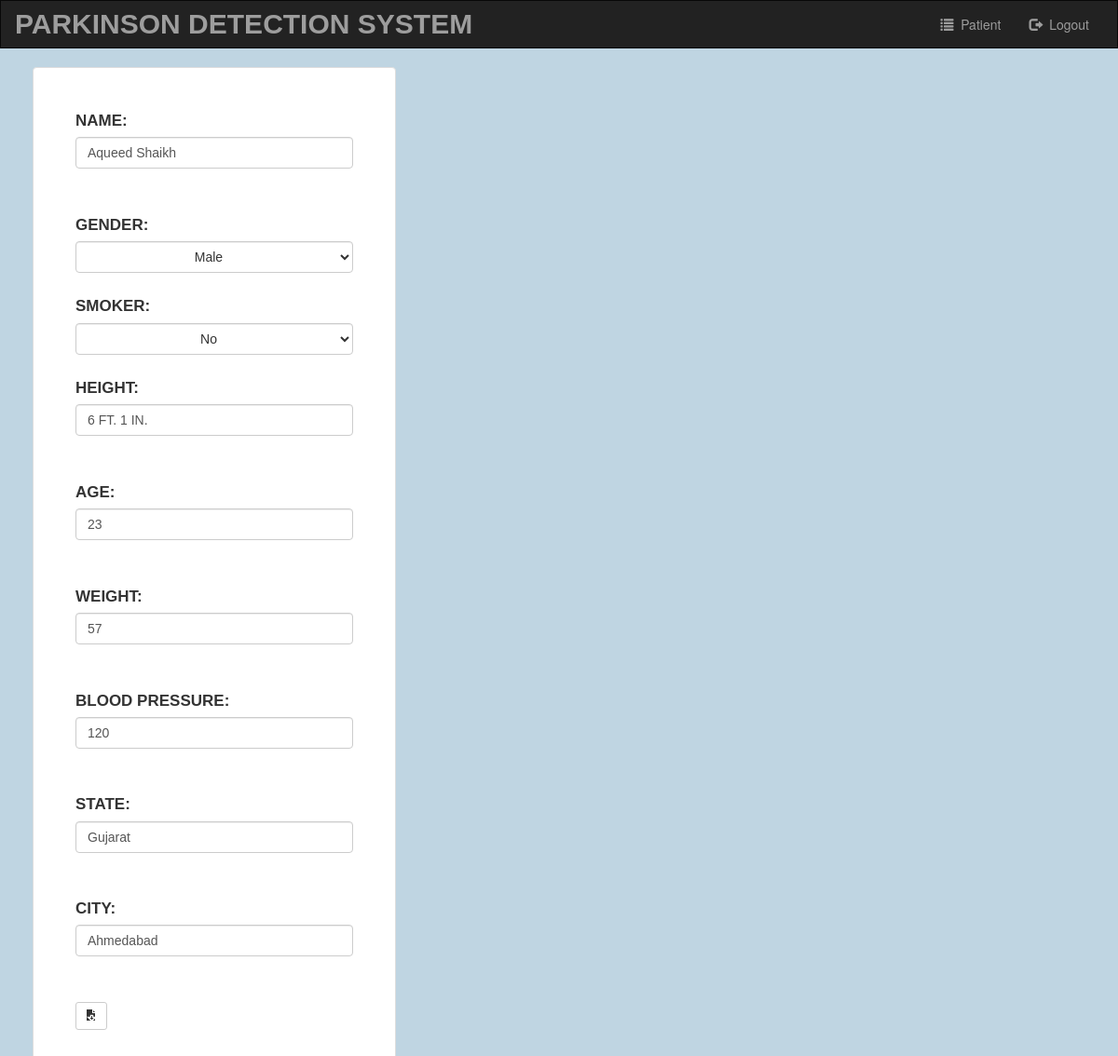
/account/patient-edit/26/, run on the app's committed database.
### account/models.py (models this page shows, shortened)
class PatientProfileModel(models.Model):
    name = models.CharField(max_length=100, error_messages={'required': 'Please Enter your name'}, default='')
    age = models.IntegerField(blank=True, default=0)
    gender = models.CharField(max_length=10, default='Male')
    smoker = models.CharField(max_length=10, default='No')
    height = models.CharField(max_length=20, default='0', help_text='5 ft. 6 in.')
    weight = models.IntegerField(error_messages={'required': 'Please Enter a numeric value'}, default=0, help_text='kg.')
    blood_pressure = models.IntegerField(error_messages={'required': 'Please Enter a numeric value'}, default=0)
    state = models.CharField(max_length=20, default='')
    city = models.CharField(max_length=20, default='')

### account/views.py (the view)
# urls.py: path('patient-edit/<int:patient_id>/', views.patient_edit, name="patient_edit"),
def patient_edit(request, patient_id):
    if request.method == 'POST':
        patient_data = get_object_or_404(PatientProfileModel, pk=patient_id)
        form = PatientProfileForm(request.POST, instance=patient_data)
        if form.is_valid():
            form.save()
            return redirect('account:patient_list')
    else:
        patient_data = get_object_or_404(PatientProfileModel, pk=patient_id)
        form = PatientProfileForm(instance=patient_data)
    return render(request, 'account/patient_edit.html', {'form': form})

### account/templates/account/patient_edit.html (shortened to what this page needs)
<!DOCTYPE html>
<html lang="en">
<head>
  {% load static %}
  <link rel="stylesheet" href="https://maxcdn.bootstrapcdn.com/bootstrap/3.3.6/css/bootstrap.min.css">
  <link rel="stylesheet" type="text/css" href="{% static 'account/style.css' %}"/>
</head>
<body>
<nav class="navbar navbar-inverse">
  <div class="container-fluid">
    <div class="navbar-header">
      <a class="navbar-brand" href="{% url 'index' %}">Parkinson Detection System</a>
    </div>
    <div class="collapse navbar-collapse" id="topNavBar">
      <ul class="nav navbar-nav navbar-right">
        <li>
          <a href="{% url 'account:patient_list' %}">
            <span class="glyphicon glyphicon-list" aria-hidden="true"></span>&nbsp; Patient
          </a>
        </li>
        <li>
          <a href="{% url 'account:logout_user' %}">
            <span class="glyphicon glyphicon-log-out" aria-hidden="true"></span>&nbsp; Logout
          </a>
        </li>
      </ul>
    </div>
  </div>
</nav>
        <div class="container">
          <div class="row justify-content-md-center">
            <div id="register" class="thumbnail col-md-4">
                <form action="" method="post" style="display: inline;">
                  {% for field in form %}
                    {{ field.label_tag }}
                    {{ field }}
                    <br>
                    <br>
                  {% endfor %}
                  <button type="submit" class="btn btn-default btn-sm">
                    <span class="glyphicon glyphicon-save-file"></span>
                  </button>
                </form>
            </div>
          </div>
          <br>
        </div>
</body>
</html>

### account/static/account/style.css (style rules this page uses)
body { background-size: cover; background-repeat: no-repeat; background-color: #BFD5E2; }
.navbar { border-radius: 0; }
.navbar-brand { font-family: 'Verdana', sans-serif; text-transform: uppercase; font-weight: bold; font-size: 30px; }
#register.thumbnail { z-index: 10; margin-left: 2rem; margin-right: 2rem; padding: 4.5rem; font-family: 'Verdana', sans-serif; text-transform: uppercase; font-size: 17px; }

### data on the page
PatientProfileModel: form "Aqueed Shaikh" "Male" "No" "6 FT. 1 IN." "23" "57" "120" "Gujarat" "Ahmedabad"

### other printed values
{{ field.label_tag }} "NAME:" "GENDER:" "SMOKER:" "HEIGHT:" "AGE:" "WEIGHT:" "BLOOD PRESSURE:" "STATE:" "CITY:"
